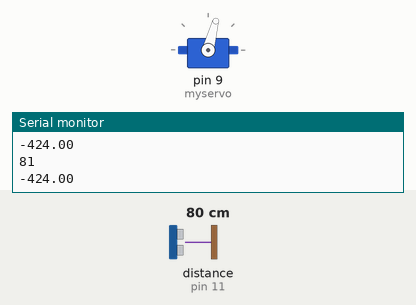
Recording of a sketch running on a simulated Arduino Uno, built with avr-gcc and run on an emulated ATmega328P. On the bench: servo, the last lines printed to the serial monitor. Inputs (shaded band) come from the test bench; at power-on: distance to the obstacle (sensor on pin 11) 80 cm. The echo pulse lasts 58.3 µs per cm.

Above: at 1.2 s.
1.3 s: distance to the obstacle (sensor on pin 11) set to 2 cm
At 2.5 s:
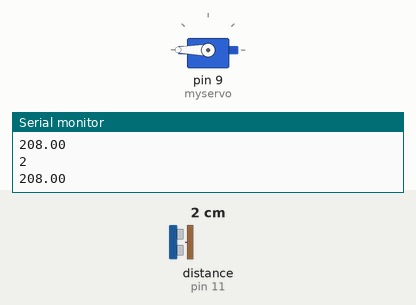
2.8 s: distance to the obstacle (sensor on pin 11) set to 4 cm
At 4.0 s:
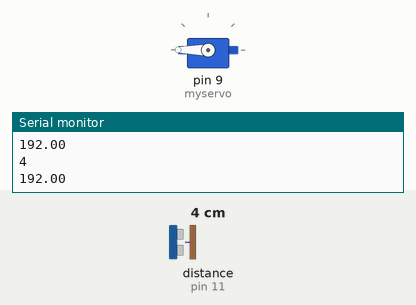
4.3 s: distance to the obstacle (sensor on pin 11) set to 18 cm
At 5.5 s:
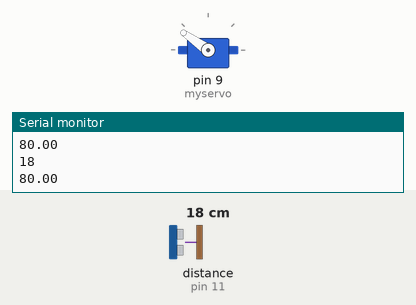
5.8 s: distance to the obstacle (sensor on pin 11) set to 31 cm
At 7.0 s:
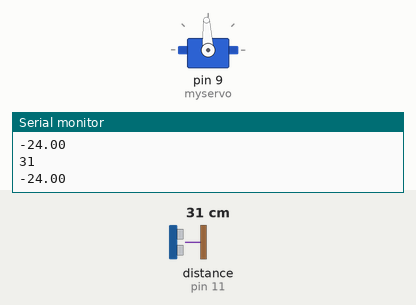
7.3 s: distance to the obstacle (sensor on pin 11) set to 25 cm
At 8.5 s:
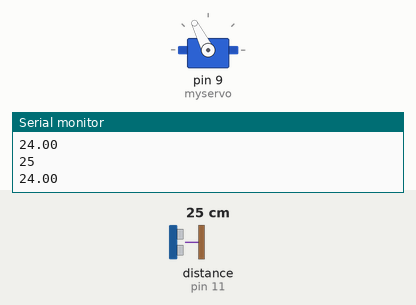
8.8 s: distance to the obstacle (sensor on pin 11) set to 9 cm
At 9.9 s:
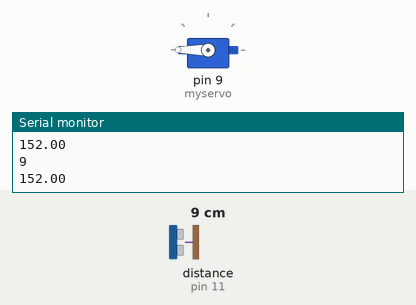
Timing chart, 0 to 11.3 s (numbered marks = the images above; inputs shaded):
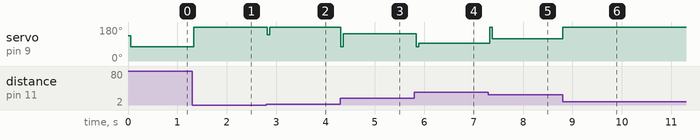

The sketch:

pid_code.ino
```cpp
#include <NewPing.h>
#include <Wire.h>
#include <Servo.h>

#define TRIGGER_PIN  12  // Arduino pin tied to trigger pin on the ultrasonic sensor.
#define ECHO_PIN     11  // Arduino pin tied to echo pin on the ultrasonic sensor.
#define MAX_DISTANCE 200

NewPing sonar(TRIGGER_PIN, ECHO_PIN, MAX_DISTANCE);
///////////////////////Inputs/outputs///////////////////////
int Analog_in = A0;
int i=0;
Servo myservo;  // create servo object to control a servo, later attatched to D9
///////////////////////////////////////////////////////


////////////////////////Variables///////////////////////
int Read = 0;
int distance = 0;
float elapsedTime, time, timePrev;        //Variables for time control
float distance_previous_error, distance_error;
int period = 50;  //Refresh rate period of the loop is 50ms
///////////////////////////////////////////////////////


///////////////////PID constants///////////////////////
float kp=8; //Mine was 8
float ki=20; //Mine was 0.2
float kd=3100; //Mine was 3100
float distance_setpoint = 28;           //Should be the distance from sensor to the middle of the bar in mm
float PID_p, PID_i, PID_d, PID_total;
///////////////////////////////////////////////////////


void setup() {
  //analogReference(EXTERNAL);
  Serial.begin(9600);
  myservo.attach(9);  // attaches the servo on pin 9 to the servo object
  myservo.write(135); //Put the servco at angle 125, so the balance is in the middle

  time = millis();
}

void loop() {

  if (millis() > time+period)
  {
    time = millis();
    distance = sonar.ping_cm();
    Serial.println(distance);
    if (distance >=200){distance = 200;}
    distance_error = distance_setpoint - distance;
    PID_p = kp * distance_error;
    float dist_diference = distance_error - distance_previous_error;
    PID_d = kd*((distance_error - distance_previous_error)/period);

    if(-3 < distance_error && distance_error < 3)
    {
      PID_i = PID_i + (ki * distance_error);
    }
    else
    {
      PID_i = 0;
    }

    PID_total = PID_p + PID_i + PID_d;
    Serial.println(PID_total);
    PID_total = map(PID_total, -150, 150, 0, 150);

    if(PID_total < 45){PID_total = 45;}
    if(PID_total > 155) {PID_total = 155; }
  for(i=-5;i<=0;i=i+5){
    myservo.write(PID_total+30+i);  }
    for(i=5;i<=0;i=i-5){
    myservo.write(PID_total+30+i);  }

    distance_previous_error = distance_error;
  }
}
```

Measured:
- after the input at 1.3 s, servo on pin 9 (myservo): 75° → 180° at once
- after the input at 2.8 s, servo on pin 9 (myservo): 180° → 139° at once, → 180° 0.05 s later
- after the input at 4.3 s, servo on pin 9 (myservo): 180° → 145° at once
- after the input at 5.8 s, servo on pin 9 (myservo): 145° → 93° at once
- after the input at 7.3 s, servo on pin 9 (myservo): 93° → 117° at once
- after the input at 8.8 s, servo on pin 9 (myservo): 117° → 180° at once
